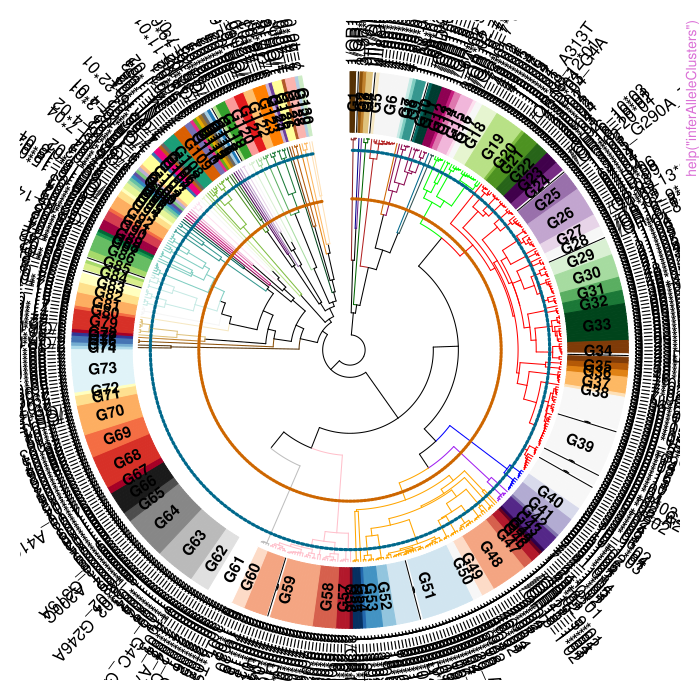

This chart was generated by the following R code:
pkgname <- "piglet"
source(file.path(R.home("share"), "R", "examples-header.R"))
options(warn = 1)
base::assign(".ExTimings", "piglet-Ex.timings", pos = 'CheckExEnv')
base::cat("name\tuser\tsystem\telapsed\n", file=base::get(".ExTimings", pos = 'CheckExEnv'))
base::assign(".format_ptime",
function(x) {
  if(!is.na(x[4L])) x[1L] <- x[1L] + x[4L]
  if(!is.na(x[5L])) x[2L] <- x[2L] + x[5L]
  options(OutDec = '.')
  format(x[1L:3L], digits = 7L)
},
pos = 'CheckExEnv')

### * </HEADER>
library('piglet')

base::assign(".oldSearch", base::search(), pos = 'CheckExEnv')
base::assign(".old_wd", base::getwd(), pos = 'CheckExEnv')
cleanEx()
nameEx("allele_diff")
### * allele_diff

flush(stderr()); flush(stdout())

base::assign(".ptime", proc.time(), pos = "CheckExEnv")
### Name: allele_diff
### Title: Alleles nucleotide position difference
### Aliases: allele_diff

### ** Examples

{
reference_allele = "AAGG"
sample_allele = "ATGA"

# setting position_threshold = 0 will return all differences
diff <- allele_diff(reference_allele, sample_allele)
# "A2T", "G4A"
print(diff)

# setting position_threshold = 3 will return the differences from position three onward
diff <- allele_diff(reference_allele, sample_allele, position_threshold = 3)
# "G4A"
print(diff)

# setting snps = FALSE will return the differences as indices
diff <- allele_diff(reference_allele, sample_allele, snps = FALSE)
# 2, 4
print(diff)

}



base::assign(".dptime", (proc.time() - get(".ptime", pos = "CheckExEnv")), pos = "CheckExEnv")
base::cat("allele_diff", base::get(".format_ptime", pos = 'CheckExEnv')(get(".dptime", pos = "CheckExEnv")), "\n", file=base::get(".ExTimings", pos = 'CheckExEnv'), append=TRUE, sep="\t")
cleanEx()
nameEx("allele_diff_indices")
### * allele_diff_indices

flush(stderr()); flush(stdout())

base::assign(".ptime", proc.time(), pos = "CheckExEnv")
### Name: allele_diff_indices
### Title: Calculate differences between characters in columns of germs and
###   return their indices as an int vector.
### Aliases: allele_diff_indices

### ** Examples

germs = c("ATCG", "ATCC") 
X = 3 
result = allele_diff_indices(germs, X)
# 1, 2, 3



base::assign(".dptime", (proc.time() - get(".ptime", pos = "CheckExEnv")), pos = "CheckExEnv")
base::cat("allele_diff_indices", base::get(".format_ptime", pos = 'CheckExEnv')(get(".dptime", pos = "CheckExEnv")), "\n", file=base::get(".ExTimings", pos = 'CheckExEnv'), append=TRUE, sep="\t")
cleanEx()
nameEx("allele_diff_indices_parallel2")
### * allele_diff_indices_parallel2

flush(stderr()); flush(stdout())

base::assign(".ptime", proc.time(), pos = "CheckExEnv")
### Name: allele_diff_indices_parallel2
### Title: Calculate SNPs or their count for each germline-input sequence
###   pair with optional parallel execution.
### Aliases: allele_diff_indices_parallel2

### ** Examples

# Example usage
germs <- c("ATCG", "ATCC")
inputs <- c("ATTG", "ATTA")
X <- 0

# Return indices of SNPs
result_indices <- allele_diff_indices_parallel2(germs, inputs, X, 
parallel = TRUE, return_count = FALSE)
print(result_indices)  # list(c(4), c(3, 4))

# Return counts of SNPs
result_counts <- allele_diff_indices_parallel2(germs, inputs, X, 
parallel = FALSE, return_count = TRUE)
print(result_counts)  # c(1, 2)




base::assign(".dptime", (proc.time() - get(".ptime", pos = "CheckExEnv")), pos = "CheckExEnv")
base::cat("allele_diff_indices_parallel2", base::get(".format_ptime", pos = 'CheckExEnv')(get(".dptime", pos = "CheckExEnv")), "\n", file=base::get(".ExTimings", pos = 'CheckExEnv'), append=TRUE, sep="\t")
cleanEx()
nameEx("allele_diff_strings")
### * allele_diff_strings

flush(stderr()); flush(stdout())

base::assign(".ptime", proc.time(), pos = "CheckExEnv")
### Name: allele_diff_strings
### Title: Calculate differences between characters in columns of germs and
###   return them as a string vector.
### Aliases: allele_diff_strings

### ** Examples

germs = c("ATCG", "ATCC") 
X = 3 
result = allele_diff_strings(germs, X) 
# "A2T", "T3C", "C2G"



base::assign(".dptime", (proc.time() - get(".ptime", pos = "CheckExEnv")), pos = "CheckExEnv")
base::cat("allele_diff_strings", base::get(".format_ptime", pos = 'CheckExEnv')(get(".dptime", pos = "CheckExEnv")), "\n", file=base::get(".ExTimings", pos = 'CheckExEnv'), append=TRUE, sep="\t")
cleanEx()
nameEx("assignAlleleClusters")
### * assignAlleleClusters

flush(stderr()); flush(stdout())

base::assign(".ptime", proc.time(), pos = "CheckExEnv")
### Name: assignAlleleClusters
### Title: Assign allele similarity clusters
### Aliases: assignAlleleClusters

### ** Examples



# preferably obtain the latest ASC cluster table
# asc_archive <- recentAlleleClusters(doi="10.5281/zenodo.7429773", get_file = TRUE)

# allele_cluster_table <- extractASCTable(archive_file = asc_archive)

# example allele similarity cluster table
data(allele_cluster_table)

# loading TIgGER AIRR-seq b cell data
data <- tigger::AIRRDb

asc_data <- assignAlleleClusters(data, allele_cluster_table)





base::assign(".dptime", (proc.time() - get(".ptime", pos = "CheckExEnv")), pos = "CheckExEnv")
base::cat("assignAlleleClusters", base::get(".format_ptime", pos = 'CheckExEnv')(get(".dptime", pos = "CheckExEnv")), "\n", file=base::get(".ExTimings", pos = 'CheckExEnv'), append=TRUE, sep="\t")
cleanEx()
nameEx("detect_communities_leiden")
### * detect_communities_leiden

flush(stderr()); flush(stdout())

base::assign(".ptime", proc.time(), pos = "CheckExEnv")
### Name: detect_communities_leiden
### Title: Leiden community detection
### Aliases: detect_communities_leiden

### ** Examples

data(HVGERM)
d <- igDistance(HVGERM[1:10], method = "hamming")
g <- distance_to_graph(d)
comm <- detect_communities_leiden(g, resolution = 0.5)




base::assign(".dptime", (proc.time() - get(".ptime", pos = "CheckExEnv")), pos = "CheckExEnv")
base::cat("detect_communities_leiden", base::get(".format_ptime", pos = 'CheckExEnv')(get(".dptime", pos = "CheckExEnv")), "\n", file=base::get(".ExTimings", pos = 'CheckExEnv'), append=TRUE, sep="\t")
cleanEx()
nameEx("distance_to_graph")
### * distance_to_graph

flush(stderr()); flush(stdout())

base::assign(".ptime", proc.time(), pos = "CheckExEnv")
### Name: distance_to_graph
### Title: Convert distance matrix to weighted graph
### Aliases: distance_to_graph

### ** Examples

data(HVGERM)
d <- igDistance(HVGERM[1:10], method = "hamming")
g <- distance_to_graph(d)




base::assign(".dptime", (proc.time() - get(".ptime", pos = "CheckExEnv")), pos = "CheckExEnv")
base::cat("distance_to_graph", base::get(".format_ptime", pos = 'CheckExEnv')(get(".dptime", pos = "CheckExEnv")), "\n", file=base::get(".ExTimings", pos = 'CheckExEnv'), append=TRUE, sep="\t")
cleanEx()
nameEx("extractASCTable")
### * extractASCTable

flush(stderr()); flush(stdout())

base::assign(".ptime", proc.time(), pos = "CheckExEnv")
### Name: extractASCTable
### Title: Extracts the allele cluster table from the archive file.
### Aliases: extractASCTable

### ** Examples


## No test: 
asc_archive <- recentAlleleClusters(doi="10.5281/zenodo.7429773", get_file = TRUE)

allele_cluster_table <- extractASCTable(archive_file = asc_archive)
## End(No test)





base::assign(".dptime", (proc.time() - get(".ptime", pos = "CheckExEnv")), pos = "CheckExEnv")
base::cat("extractASCTable", base::get(".format_ptime", pos = 'CheckExEnv')(get(".dptime", pos = "CheckExEnv")), "\n", file=base::get(".ExTimings", pos = 'CheckExEnv'), append=TRUE, sep="\t")
cleanEx()
nameEx("germlineASC")
### * germlineASC

flush(stderr()); flush(stdout())

base::assign(".ptime", proc.time(), pos = "CheckExEnv")
### Name: germlineASC
### Title: Converts IGHV germline set to ASC germline set.
### Aliases: germlineASC

### ** Examples


# preferably obtain the latest ASC cluster table
# asc_archive <- recentAlleleClusters(doi="10.5281/zenodo.7429773", get_file = TRUE)

# allele_cluster_table <- extractASCTable(archive_file = asc_archive)

data(HVGERM)

# example allele similarity cluster table
data(allele_cluster_table)

asc_germline <- germlineASC(allele_cluster_table, germline = HVGERM)






base::assign(".dptime", (proc.time() - get(".ptime", pos = "CheckExEnv")), pos = "CheckExEnv")
base::cat("germlineASC", base::get(".format_ptime", pos = 'CheckExEnv')(get(".dptime", pos = "CheckExEnv")), "\n", file=base::get(".ExTimings", pos = 'CheckExEnv'), append=TRUE, sep="\t")
cleanEx()
nameEx("igDistance")
### * igDistance

flush(stderr()); flush(stdout())

base::assign(".ptime", proc.time(), pos = "CheckExEnv")
### Name: igDistance
### Title: Germline set alleles distance
### Aliases: igDistance

### ** Examples

data(HVGERM)
# Using DECIPHER method (default, for V segments)
d1 <- igDistance(HVGERM[1:10], method = "decipher")

# Using Hamming distance
d2 <- igDistance(HVGERM[1:10], method = "hamming")

# Using Levenshtein distance (good for D/J segments)
d3 <- igDistance(HVGERM[1:10], method = "lv")




base::assign(".dptime", (proc.time() - get(".ptime", pos = "CheckExEnv")), pos = "CheckExEnv")
base::cat("igDistance", base::get(".format_ptime", pos = 'CheckExEnv')(get(".dptime", pos = "CheckExEnv")), "\n", file=base::get(".ExTimings", pos = 'CheckExEnv'), append=TRUE, sep="\t")
cleanEx()
nameEx("inferAlleleClusters")
### * inferAlleleClusters

flush(stderr()); flush(stdout())

base::assign(".ptime", proc.time(), pos = "CheckExEnv")
### Name: inferAlleleClusters
### Title: Allele similarity cluster
### Aliases: inferAlleleClusters

### ** Examples

# load the initial germline set
## No test: 
data(HVGERM)

germline <- HVGERM[!grepl("^[.]", HVGERM)]

# Hierarchical clustering (default)
asc <- inferAlleleClusters(germline)

# Leiden community detection
asc_leiden <- inferAlleleClusters(germline[1:50],
                                  clustering_method = "leiden",
                                  target_clusters = 10)

## plotting the clusters
plot(asc)
## End(No test)



base::assign(".dptime", (proc.time() - get(".ptime", pos = "CheckExEnv")), pos = "CheckExEnv")
base::cat("inferAlleleClusters", base::get(".format_ptime", pos = 'CheckExEnv')(get(".dptime", pos = "CheckExEnv")), "\n", file=base::get(".ExTimings", pos = 'CheckExEnv'), append=TRUE, sep="\t")
cleanEx()
nameEx("inferGenotypeAllele")
### * inferGenotypeAllele

flush(stderr()); flush(stdout())

base::assign(".ptime", proc.time(), pos = "CheckExEnv")
### Name: inferGenotypeAllele
### Title: Allele based genotype inference
### Aliases: inferGenotypeAllele

### ** Examples



# loading TIgGER AIRR-seq b cell data
data <- tigger::AIRRDb

# allele threshold table
data(allele_threshold_table)

data(HVGERM)

# inferring the genotype
genotype <- inferGenotypeAllele(
data = data,
allele_threshold_table = allele_threshold_table,
germline_db = HVGERM, find_unmutated=TRUE)

# filter alleles with z_score >= 0 

head(genotype[genotype$z_score >= 0,])




base::assign(".dptime", (proc.time() - get(".ptime", pos = "CheckExEnv")), pos = "CheckExEnv")
base::cat("inferGenotypeAllele", base::get(".format_ptime", pos = 'CheckExEnv')(get(".dptime", pos = "CheckExEnv")), "\n", file=base::get(".ExTimings", pos = 'CheckExEnv'), append=TRUE, sep="\t")
cleanEx()
nameEx("inferGenotypeAllele_asc")
### * inferGenotypeAllele_asc

flush(stderr()); flush(stdout())

base::assign(".ptime", proc.time(), pos = "CheckExEnv")
### Name: inferGenotypeAllele_asc
### Title: Allele similarity cluster based genotype inference Testing
###   function
### Aliases: inferGenotypeAllele_asc

### ** Examples



# loading TIgGER AIRR-seq b cell data
data <- tigger::AIRRDb

# preferably obtain the latest ASC cluster table
# asc_archive <- recentAlleleClusters(doi="10.5281/zenodo.7429773", get_file = TRUE)

# allele_cluster_table <- extractASCTable(archive_file = asc_archive)

# example allele similarity cluster table
data(allele_cluster_table)

data(HVGERM)

# reforming the germline set
asc_germline <- germlineASC(allele_cluster_table, germline = HVGERM)

# assigning the ASC alleles
asc_data <- assignAlleleClusters(data, allele_cluster_table)

# inferring the genotype
asc_genotype <- inferGenotypeAllele_asc(
data = asc_data,
alleleClusterTable = allele_cluster_table,
germline_db = asc_germline, find_unmutated=TRUE)




base::assign(".dptime", (proc.time() - get(".ptime", pos = "CheckExEnv")), pos = "CheckExEnv")
base::cat("inferGenotypeAllele_asc", base::get(".format_ptime", pos = 'CheckExEnv')(get(".dptime", pos = "CheckExEnv")), "\n", file=base::get(".ExTimings", pos = 'CheckExEnv'), append=TRUE, sep="\t")
cleanEx()
nameEx("insert_gaps2_vec")
### * insert_gaps2_vec

flush(stderr()); flush(stdout())

base::assign(".ptime", proc.time(), pos = "CheckExEnv")
### Name: insert_gaps2_vec
### Title: Insert gaps into an ungapped sequence based on a gapped
###   reference sequence.
### Aliases: insert_gaps2_vec

### ** Examples

# Example usage
gapped <- c("caggtc..aact", "caggtc---aact")
ungapped <- c("caggtcaact", "caggtcaact")

# Sequential execution
result <- insert_gaps2_vec(gapped, ungapped, parallel = FALSE)
print(result)  # "caggtc..aact", "caggtc---aact"

# Parallel execution
result_parallel <- insert_gaps2_vec(gapped, ungapped, parallel = TRUE)
print(result_parallel)




base::assign(".dptime", (proc.time() - get(".ptime", pos = "CheckExEnv")), pos = "CheckExEnv")
base::cat("insert_gaps2_vec", base::get(".format_ptime", pos = 'CheckExEnv')(get(".dptime", pos = "CheckExEnv")), "\n", file=base::get(".ExTimings", pos = 'CheckExEnv'), append=TRUE, sep="\t")
cleanEx()
nameEx("plotCommunityNetwork")
### * plotCommunityNetwork

flush(stderr()); flush(stdout())

base::assign(".ptime", proc.time(), pos = "CheckExEnv")
### Name: plotCommunityNetwork
### Title: Plot community network
### Aliases: plotCommunityNetwork

### ** Examples

## No test: 
data(HVGERM)
asc <- inferAlleleClusters(HVGERM[1:30],
                           clustering_method = "leiden",
                           target_clusters = 5)
plotCommunityNetwork(asc)
## End(No test)




base::assign(".dptime", (proc.time() - get(".ptime", pos = "CheckExEnv")), pos = "CheckExEnv")
base::cat("plotCommunityNetwork", base::get(".format_ptime", pos = 'CheckExEnv')(get(".dptime", pos = "CheckExEnv")), "\n", file=base::get(".ExTimings", pos = 'CheckExEnv'), append=TRUE, sep="\t")
cleanEx()
nameEx("plotSilhouetteOptimization")
### * plotSilhouetteOptimization

flush(stderr()); flush(stdout())

base::assign(".ptime", proc.time(), pos = "CheckExEnv")
### Name: plotSilhouetteOptimization
### Title: Plot silhouette optimization results
### Aliases: plotSilhouetteOptimization

### ** Examples

## No test: 
data(HVGERM)
d <- igDistance(HVGERM[1:30], method = "hamming")
g <- distance_to_graph(d)
opt <- optimize_resolution(g, d, target_clusters = 5)
plotSilhouetteOptimization(opt)
## End(No test)




base::assign(".dptime", (proc.time() - get(".ptime", pos = "CheckExEnv")), pos = "CheckExEnv")
base::cat("plotSilhouetteOptimization", base::get(".format_ptime", pos = 'CheckExEnv')(get(".dptime", pos = "CheckExEnv")), "\n", file=base::get(".ExTimings", pos = 'CheckExEnv'), append=TRUE, sep="\t")
cleanEx()
nameEx("plotTruncatedTree")
### * plotTruncatedTree

flush(stderr()); flush(stdout())

base::assign(".ptime", proc.time(), pos = "CheckExEnv")
### Name: plotTruncatedTree
### Title: Plot truncated tree visualization
### Aliases: plotTruncatedTree

### ** Examples

## No test: 
data(HVGERM)
asc <- inferAlleleClusters(HVGERM[1:50])

# Basic truncated tree
if (requireNamespace("ggtree", quietly = TRUE)) {
  plotTruncatedTree(asc)
}
## End(No test)




base::assign(".dptime", (proc.time() - get(".ptime", pos = "CheckExEnv")), pos = "CheckExEnv")
base::cat("plotTruncatedTree", base::get(".format_ptime", pos = 'CheckExEnv')(get(".dptime", pos = "CheckExEnv")), "\n", file=base::get(".ExTimings", pos = 'CheckExEnv'), append=TRUE, sep="\t")
cleanEx()
nameEx("recentAlleleClusters")
### * recentAlleleClusters

flush(stderr()); flush(stdout())

base::assign(".ptime", proc.time(), pos = "CheckExEnv")
### Name: recentAlleleClusters
### Title: Retrieving allele similarity clusters Zenodo archive
### Aliases: recentAlleleClusters

### ** Examples


## No test: 
recentAlleleClusters(doi="10.5281/zenodo.7401189")
## End(No test)




base::assign(".dptime", (proc.time() - get(".ptime", pos = "CheckExEnv")), pos = "CheckExEnv")
base::cat("recentAlleleClusters", base::get(".format_ptime", pos = 'CheckExEnv')(get(".dptime", pos = "CheckExEnv")), "\n", file=base::get(".ExTimings", pos = 'CheckExEnv'), append=TRUE, sep="\t")
cleanEx()
nameEx("zenodoArchive")
### * zenodoArchive

flush(stderr()); flush(stdout())

base::assign(".ptime", proc.time(), pos = "CheckExEnv")
### Name: zenodoArchive
### Title: zenodoArchive
### Aliases: zenodoArchive

### ** Examples

## No test: 
  zenodo_archive <- zenodoArchive$new(
     doi = "10.5281/zenodo.7401189"
  )

  # view available version ins the archive
  archive_versions <- zenodo_archive$get_versions()

  # Getting the available files in the latest zenodo archive version
  files <- zenodo_archive$get_version_files()

  # downloading the first file from the latest archive version
  zenodo_archive$download_zenodo_files()
## End(No test)



base::assign(".dptime", (proc.time() - get(".ptime", pos = "CheckExEnv")), pos = "CheckExEnv")
base::cat("zenodoArchive", base::get(".format_ptime", pos = 'CheckExEnv')(get(".dptime", pos = "CheckExEnv")), "\n", file=base::get(".ExTimings", pos = 'CheckExEnv'), append=TRUE, sep="\t")
### * <FOOTER>
###
cleanEx()
options(digits = 7L)
base::cat("Time elapsed: ", proc.time() - base::get("ptime", pos = 'CheckExEnv'),"\n")
grDevices::dev.off()
###
### Local variables: ***
### mode: outline-minor ***
### outline-regexp: "\\(> \\)?### [*]+" ***
### End: ***
quit('no')
